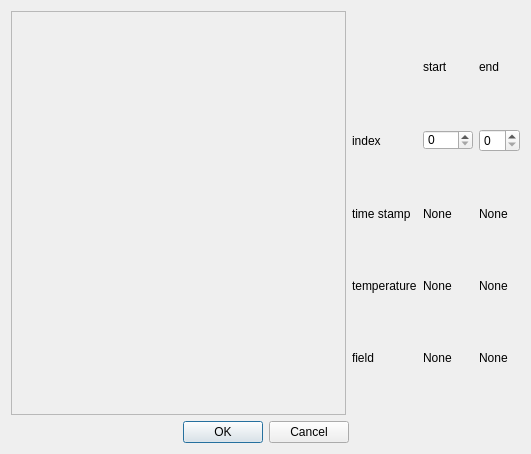
<?xml version="1.0" encoding="UTF-8"?>
<ui version="4.0">
 <class>Dialog</class>
 <widget class="QDialog" name="Dialog">
  <property name="geometry">
   <rect>
    <x>0</x>
    <y>0</y>
    <width>531</width>
    <height>454</height>
   </rect>
  </property>
  <property name="sizePolicy">
   <sizepolicy hsizetype="Preferred" vsizetype="Preferred">
    <horstretch>0</horstretch>
    <verstretch>0</verstretch>
   </sizepolicy>
  </property>
  <property name="windowTitle">
   <string>Dialog</string>
  </property>
  <layout class="QVBoxLayout" name="verticalLayout_2">
   <item>
    <layout class="QVBoxLayout" name="verticalLayout">
     <item>
      <layout class="QHBoxLayout" name="horizontalLayout">
       <item>
        <widget class="QScrollArea" name="scrollArea">
         <property name="widgetResizable">
          <bool>true</bool>
         </property>
         <widget class="QWidget" name="scrollAreaWidgetContents">
          <property name="geometry">
           <rect>
            <x>0</x>
            <y>0</y>
            <width>344</width>
            <height>401</height>
           </rect>
          </property>
          <layout class="QVBoxLayout" name="verticalLayout_4">
           <item>
            <layout class="QVBoxLayout" name="scrollArea_vl"/>
           </item>
          </layout>
         </widget>
        </widget>
       </item>
       <item>
        <layout class="QGridLayout" name="gridLayout_2">
         <item row="1" column="0">
          <widget class="QLabel" name="label">
           <property name="sizePolicy">
            <sizepolicy hsizetype="Minimum" vsizetype="Preferred">
             <horstretch>0</horstretch>
             <verstretch>0</verstretch>
            </sizepolicy>
           </property>
           <property name="text">
            <string>index</string>
           </property>
          </widget>
         </item>
         <item row="2" column="0">
          <widget class="QLabel" name="label_3">
           <property name="sizePolicy">
            <sizepolicy hsizetype="Preferred" vsizetype="Preferred">
             <horstretch>0</horstretch>
             <verstretch>0</verstretch>
            </sizepolicy>
           </property>
           <property name="text">
            <string>time stamp</string>
           </property>
          </widget>
         </item>
         <item row="3" column="1">
          <widget class="QLabel" name="temperature_start_lb">
           <property name="sizePolicy">
            <sizepolicy hsizetype="Preferred" vsizetype="Fixed">
             <horstretch>0</horstretch>
             <verstretch>0</verstretch>
            </sizepolicy>
           </property>
           <property name="text">
            <string>None</string>
           </property>
          </widget>
         </item>
         <item row="4" column="1">
          <widget class="QLabel" name="field_start_lb">
           <property name="sizePolicy">
            <sizepolicy hsizetype="Preferred" vsizetype="Fixed">
             <horstretch>0</horstretch>
             <verstretch>0</verstretch>
            </sizepolicy>
           </property>
           <property name="text">
            <string>None</string>
           </property>
          </widget>
         </item>
         <item row="4" column="2">
          <widget class="QLabel" name="field_end_lb">
           <property name="text">
            <string>None</string>
           </property>
          </widget>
         </item>
         <item row="2" column="1">
          <widget class="QLabel" name="timestamp_start_lb">
           <property name="sizePolicy">
            <sizepolicy hsizetype="Minimum" vsizetype="Fixed">
             <horstretch>0</horstretch>
             <verstretch>0</verstretch>
            </sizepolicy>
           </property>
           <property name="minimumSize">
            <size>
             <width>0</width>
             <height>20</height>
            </size>
           </property>
           <property name="text">
            <string>None</string>
           </property>
          </widget>
         </item>
         <item row="3" column="2">
          <widget class="QLabel" name="temperature_end_lb">
           <property name="text">
            <string>None</string>
           </property>
          </widget>
         </item>
         <item row="3" column="0">
          <widget class="QLabel" name="label_7">
           <property name="sizePolicy">
            <sizepolicy hsizetype="Minimum" vsizetype="Fixed">
             <horstretch>0</horstretch>
             <verstretch>0</verstretch>
            </sizepolicy>
           </property>
           <property name="minimumSize">
            <size>
             <width>0</width>
             <height>20</height>
            </size>
           </property>
           <property name="text">
            <string>temperature</string>
           </property>
          </widget>
         </item>
         <item row="1" column="1">
          <widget class="QSpinBox" name="index_start_sb">
           <property name="sizePolicy">
            <sizepolicy hsizetype="Fixed" vsizetype="Fixed">
             <horstretch>0</horstretch>
             <verstretch>0</verstretch>
            </sizepolicy>
           </property>
           <property name="minimumSize">
            <size>
             <width>50</width>
             <height>20</height>
            </size>
           </property>
           <property name="maximumSize">
            <size>
             <width>50</width>
             <height>20</height>
            </size>
           </property>
          </widget>
         </item>
         <item row="1" column="2">
          <widget class="QSpinBox" name="index_end_sb">
           <property name="maximumSize">
            <size>
             <width>50</width>
             <height>16777215</height>
            </size>
           </property>
          </widget>
         </item>
         <item row="4" column="0">
          <widget class="QLabel" name="label_11">
           <property name="sizePolicy">
            <sizepolicy hsizetype="Preferred" vsizetype="Fixed">
             <horstretch>0</horstretch>
             <verstretch>0</verstretch>
            </sizepolicy>
           </property>
           <property name="minimumSize">
            <size>
             <width>0</width>
             <height>20</height>
            </size>
           </property>
           <property name="maximumSize">
            <size>
             <width>9999</width>
             <height>20</height>
            </size>
           </property>
           <property name="text">
            <string>field</string>
           </property>
          </widget>
         </item>
         <item row="2" column="2">
          <widget class="QLabel" name="timestamp_end_lb">
           <property name="text">
            <string>None</string>
           </property>
          </widget>
         </item>
         <item row="0" column="1">
          <widget class="QLabel" name="label_8">
           <property name="sizePolicy">
            <sizepolicy hsizetype="Preferred" vsizetype="Fixed">
             <horstretch>0</horstretch>
             <verstretch>0</verstretch>
            </sizepolicy>
           </property>
           <property name="minimumSize">
            <size>
             <width>0</width>
             <height>20</height>
            </size>
           </property>
           <property name="text">
            <string>start</string>
           </property>
          </widget>
         </item>
         <item row="0" column="2">
          <widget class="QLabel" name="label_9">
           <property name="sizePolicy">
            <sizepolicy hsizetype="Preferred" vsizetype="Fixed">
             <horstretch>0</horstretch>
             <verstretch>0</verstretch>
            </sizepolicy>
           </property>
           <property name="minimumSize">
            <size>
             <width>0</width>
             <height>20</height>
            </size>
           </property>
           <property name="text">
            <string>end</string>
           </property>
          </widget>
         </item>
        </layout>
       </item>
      </layout>
     </item>
    </layout>
   </item>
   <item>
    <widget class="QDialogButtonBox" name="buttonBox">
     <property name="orientation">
      <enum>Qt::Horizontal</enum>
     </property>
     <property name="standardButtons">
      <set>QDialogButtonBox::Cancel|QDialogButtonBox::Ok</set>
     </property>
     <property name="centerButtons">
      <bool>true</bool>
     </property>
    </widget>
   </item>
  </layout>
 </widget>
 <resources/>
 <connections>
  <connection>
   <sender>buttonBox</sender>
   <signal>accepted()</signal>
   <receiver>Dialog</receiver>
   <slot>accept()</slot>
   <hints>
    <hint type="sourcelabel">
     <x>257</x>
     <y>444</y>
    </hint>
    <hint type="destinationlabel">
     <x>157</x>
     <y>274</y>
    </hint>
   </hints>
  </connection>
  <connection>
   <sender>buttonBox</sender>
   <signal>rejected()</signal>
   <receiver>Dialog</receiver>
   <slot>reject()</slot>
   <hints>
    <hint type="sourcelabel">
     <x>325</x>
     <y>444</y>
    </hint>
    <hint type="destinationlabel">
     <x>286</x>
     <y>274</y>
    </hint>
   </hints>
  </connection>
 </connections>
</ui>
